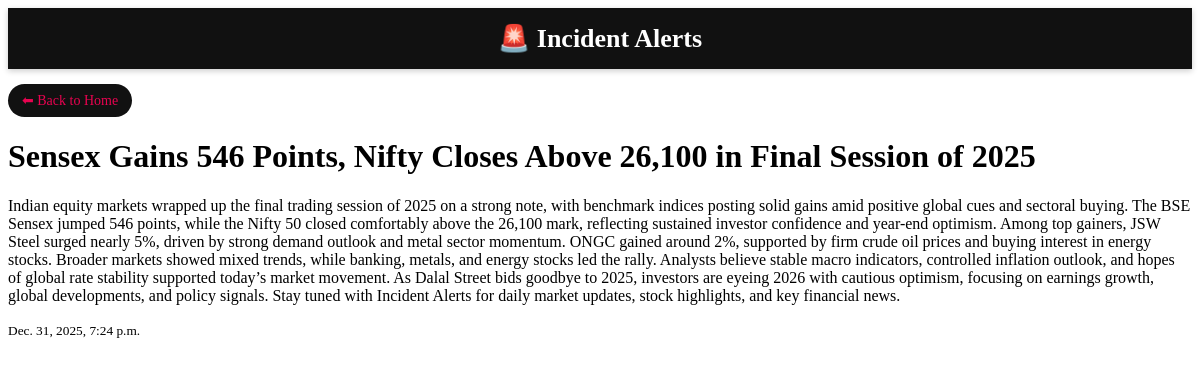
Page /sensex-gains-546-points-nifty-closes-above-26100-i/ on the committed database.
### incidents/models.py (models this page shows, shortened)
class Incident(models.Model):
    STATUS_CHOICES = (
        ("active", "Active"),
        ("published", "Published"),
        ("inactive", "Inactive"),
    )
    title = models.CharField(max_length=255)
    slug = models.SlugField(unique=True)
    description = models.TextField()
    image = models.ImageField(upload_to="incidents/", blank=True, null=True)
    category = models.ForeignKey(
        Category,
        related_name="incidents",   # ✅ VERY IMPORTANT
        on_delete=models.SET_NULL,
        null=True,
        blank=True
    )
    status = models.CharField(
        max_length=20,
        choices=STATUS_CHOICES,
        default="active"
    )
    is_top = models.BooleanField(default=False)
    is_published = models.BooleanField(default=True)
    created_at = models.DateTimeField(auto_now_add=True)

### incidents/views.py (the view)
# urls.py: path("<slug:slug>/", views.incident_detail, name="incident_detail"),
def incident_detail(request, slug):
    incident = get_object_or_404(Incident, slug=slug, is_published=True)
    return render(request, "incidents/detail.html", {
        "incident": incident
    })

### incidents/templates/incidents/detail.html (shortened to what this page needs)
<!DOCTYPE html>
<html>
<head>
</head>
<body>
<header>
    <div class="container header-bar">
        <h1>🚨 Incident Alerts</h1>
    </div>
</header>
<div style="margin:15px 0;">
        <a href="/" style="
            display:inline-block;
            padding:8px 14px;
            background:#111;
            color:rgb(233, 3, 80);
            border-radius:20px;
            text-decoration:none;
            font-size:14px;
        ">
            ⬅ Back to Home
        </a>
    </div>
<h1>{{ incident.title }}</h1>
<p>{{ incident.description }}</p>
<p><small>{{ incident.created_at }}</small></p>
<br><br>
</body>
</html>

### incidents/templates/incidents/detail.html (style rules this page uses)
header { background: #111; color: white; padding: 15px 20px; position: sticky; top: 0; z-index: 1000; box-shadow: 0 2px 6px rgba(0,0,0,0.2); }
header .container { display: flex; justify-content: center; align-items: center; }
header h1 { margin: 0; font-size: 26px; text-align: center; }
.container { width: 90%; max-width: 1100px; margin: auto; }
.header-bar { display: flex; align-items: center; gap: 15px; }

### rows in the picture
Incident: title "Sensex Gains 546 Points, Nifty Closes Above 26,100 in Final Session of 2025", description "Indian equity markets wrapped up the final trading session of 2025 on a strong note, with benchmark indices posting solid gains amid positive global cues and sectoral buying. The BSE Sensex jumped 546 points, while the Nifty 50 closed comfortably above the 26,100 mark, reflecting sustained investor confidence and year-end optimism. Among top gainers, JSW Steel surged nearly 5%, driven by strong demand outlook and metal sector momentum. ONGC gained around 2%, supported by firm crude oil prices and buying interest in energy stocks. Broader markets showed mixed trends, while banking, metals, and energy stocks led the rally. Analysts believe stable macro indicators, controlled inflation…", created_at "Dec. 31, 2025, 7:24 p.m."
